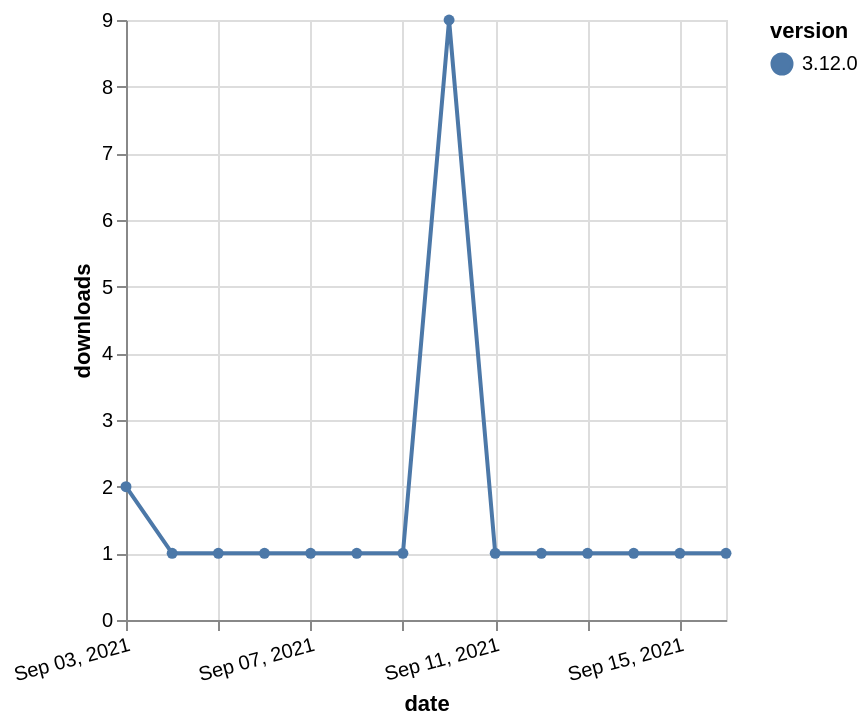

Express this chart as Vega-Lite.
### Vega-Lite specification from a JSON file in a GitHub repository (floating-point values rounded to 4 significant figures)
{"$schema": "https://vega.github.io/schema/vega-lite/v5.json", "description": "A simple bar chart with embedded data.", "data": {"values": [{"date": "2021-09-03", "total": 502, "delta": 2, "version": "3.12.0"}, {"date": "2021-09-04", "total": 503, "delta": 1, "version": "3.12.0"}, {"date": "2021-09-05", "total": 504, "delta": 1, "version": "3.12.0"}, {"date": "2021-09-06", "total": 505, "delta": 1, "version": "3.12.0"}, {"date": "2021-09-07", "total": 506, "delta": 1, "version": "3.12.0"}, {"date": "2021-09-08", "total": 507, "delta": 1, "version": "3.12.0"}, {"date": "2021-09-09", "total": 508, "delta": 1, "version": "3.12.0"}, {"date": "2021-09-10", "total": 517, "delta": 9, "version": "3.12.0"}, {"date": "2021-09-11", "total": 518, "delta": 1, "version": "3.12.0"}, {"date": "2021-09-12", "total": 519, "delta": 1, "version": "3.12.0"}, {"date": "2021-09-13", "total": 520, "delta": 1, "version": "3.12.0"}, {"date": "2021-09-14", "total": 521, "delta": 1, "version": "3.12.0"}, {"date": "2021-09-15", "total": 522, "delta": 1, "version": "3.12.0"}, {"date": "2021-09-16", "total": 523, "delta": 1, "version": "3.12.0"}]}, "width": "container", "mark": {"type": "line", "point": {"filled": true}}, "encoding": {"x": {"field": "date", "type": "temporal", "timeUnit": "yearmonthdate", "title": "date", "axis": {"labelAngle": -15}}, "y": {"field": "delta", "type": "quantitative", "title": "downloads"}, "color": {"field": "version", "type": "nominal"}, "tooltip": {"field": "delta"}}}
